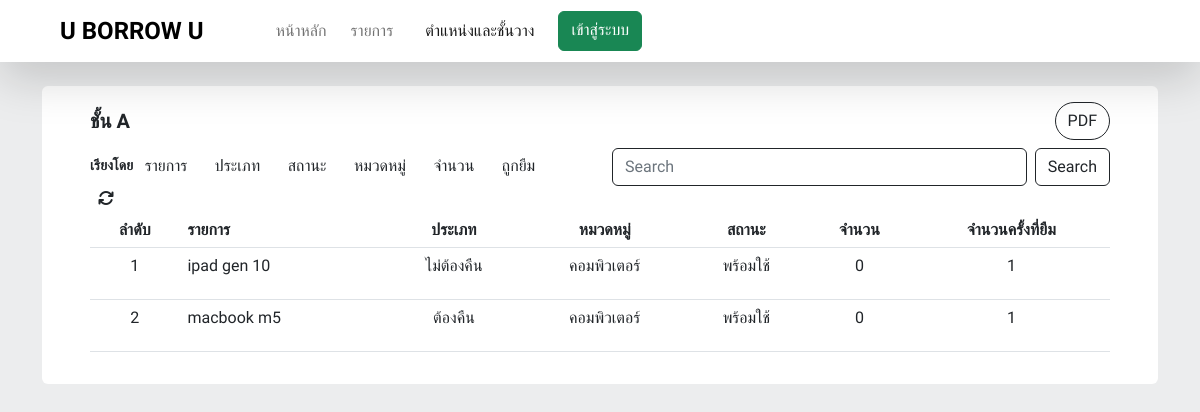
Before: /user_position (signed in) with the older database file.
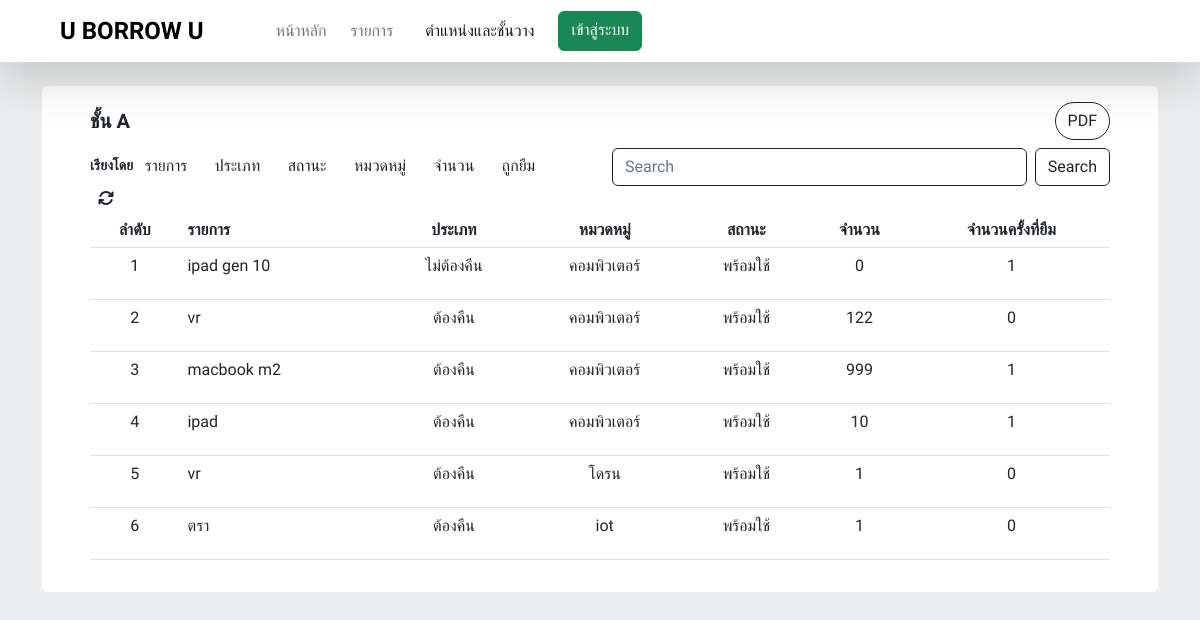
After: the same page with the newer database file.
### myappstaff/models.py (models this page shows, shortened)
class SettingPosition(models.Model):
    nameposition = models.CharField(max_length=100, default="", blank=True)

class Add_Parcel(models.Model):
    name = models.CharField(max_length=200, default="", blank=True)
    nametype = models.CharField(max_length=200, choices = NAMETYPE, default="วัสดุ")
    nameposition = models.ForeignKey(SettingPosition, on_delete=models.CASCADE, default="", blank=True,  related_name="position_parcel")
    category = models.ForeignKey(CategoryType, on_delete=models.CASCADE, default="", blank=True,  related_name="category_parcel")
    status = models.ForeignKey(CategoryStatus, on_delete=models.CASCADE, default="", blank=True,  related_name="status_parcel")
    statustype = models.CharField(max_length=200, choices = STATUSTYPE, default="ไม่ต้องคืน")
    quantitytype = models.CharField(max_length=200, choices = QUANTITYTYPE, default="ต้องการระบุจำนวน")
    quantity = models.IntegerField(default= 1 )
    description = models.TextField(default="", blank=True)
    image = models.ImageField(upload_to='Parcel')
    date = models.DateTimeField(auto_now_add=True)
    borrow_count = models.PositiveIntegerField(default=0)

class CategoryType(models.Model):
    name_CategoryType = models.CharField(max_length=100, default="", blank=True)
    def __str__(self):
        return self.name_CategoryType

class CategoryStatus(models.Model):
    name_CategoryStatus = models.CharField(max_length=100, default="", blank=True)
    def __str__(self):
        return self.name_CategoryStatus

class Add_Durable(models.Model):
    name = models.CharField(max_length=200, default="", blank=True)
    nameposition = models.ForeignKey(SettingPosition, on_delete=models.CASCADE, default="", blank=True,  related_name="position_durable")
    nametype = models.CharField(max_length=200, choices = NAMETYPE, default="ครุภัณฑ์")
    category = models.ForeignKey(CategoryType, on_delete=models.CASCADE, default="", blank=True ,related_name="category_durable")
    status = models.ForeignKey(CategoryStatus, on_delete=models.CASCADE, default="", blank=True , related_name="status_durable")
    statustype = models.CharField(max_length=200, choices = STATUSTYPE, default="ต้องคืน")
    quantitytype = models.CharField(max_length=200, choices = QUANTITYTYPE, default="ต้องการระบุจำนวน")
    quantity = models.IntegerField(default=1 )
    numdate = models.PositiveIntegerField(default= 1 )
    description = models.TextField(default="", blank=True)
    image = models.ImageField(upload_to='Durable')
    date = models.DateTimeField(auto_now_add=True)
    borrow_count = models.PositiveIntegerField(default=0)

### myapp/views.py (the view)
# urls.py: path('user_position', views.user_position, name="user_position"),
def user_position(req):
    AllCartParcel_sum = CartParcel.objects.filter(user = req.user).aggregate(Sum('quantity'))
    AllCartDurabl_sum = CartDurable.objects.filter(user = req.user).aggregate(Sum('quantity'))
    TotalParcel = AllCartParcel_sum.get('quantity__sum') or 0
    TotalDurable = AllCartDurabl_sum.get('quantity__sum') or 0
    Total = TotalParcel + TotalDurable
    AllDurable = Add_Durable.objects.all()
    AllParcel = Add_Parcel.objects.all()
    AllPosition =  SettingPosition.objects.all()
    if 'sort' in req.GET:
        last_sort = req.GET.get('sort', 'default')
        if req.GET['sort'] == 'name':
            AllParcel = AllParcel.order_by('name')
            AllDurable = AllDurable.order_by('name')
        elif req.GET['sort'] == 'category':
            AllParcel = AllParcel.order_by('category')
            AllDurable = AllDurable.order_by('category')
        elif req.GET['sort'] == 'statustype':
            AllParcel = AllParcel.order_by('statustype')
            AllDurable = AllDurable.order_by('statustype')
        elif req.GET['sort'] == 'status':
            AllParcel = AllParcel.order_by('status')
            AllDurable = AllDurable.order_by('status')
        elif req.GET['sort'] == 'quantity':
            AllParcel = AllParcel.order_by('-quantity')
            AllDurable = AllDurable.order_by('-quantity')
        elif req.GET['sort'] == 'borrow_count':
            AllParcel = AllParcel.order_by('-borrow_count')
            AllDurable = AllDurable.order_by('-borrow_count')
        elif req.GET['sort'] == 'default':
            AllDurable = Add_Durable.objects.all()
            AllParcel = Add_Parcel.objects.all()
        else:
            last_sort = 'default'
            AllDurable = Add_Durable.objects.all()
            AllParcel = Add_Parcel.objects.all()
    else:
        last_sort = 'default'
        AllDurable = Add_Durable.objects.all()
        AllParcel = Add_Parcel.objects.all()
    search_query = ""
    if 'query' in req.GET:
        search_query = req.GET['query']
        AllParcel = AllParcel.filter(name__icontains=search_query)
        AllDurable = AllDurable.filter(name__icontains=search_query)
    items_position = {}
    for position in AllPosition:
        items_position[position] = []
    for AllParcel in AllParcel:
        items_position[AllParcel.nameposition].append(AllParcel)
    for AllDurable in AllDurable:
        items_position[AllDurable.nameposition].append(AllDurable)
    context ={
        'navbar' : 'user_position',
        "items_position": items_position,
        "AllPosition" : AllPosition,
        "Total" : Total,
        "search_query" : search_query,
        "last_sort" : last_sort,
    }
    return render(req, 'pages/user_position.html', context)

### myapp/template/pages/user_position.html
{% extends 'home.html' %}
{% block main %}
{% for position, items in items_position.items %}
<div class="container">
    <div class="bg-white rounded-2 mb-4 px-5 py-3">
        <div class="row no-gutters">
            <div class="col-md-12">
                <div class="product-details mr-2">
                    <div class="d-flex flex-row align-items-center justify-content-between">
                        <span class="ml-2 fw-bold fs-5">{{ position.nameposition }}</span>
                        <a href="{% url 'pdf_print_position' %}" class="btn btn-outline-dark rounded-pill">PDF</a>
                    </div>
                    <div class="d-flex row rounded-2 small fw-bold justify-content-between mt-2">
                        <div class="d-flex col-sm-12 col-md-12 col-lg-6">
                            <div class="align-items-center">
                                <span>เรียงโดย</span>
                                <a href="?sort=name" class="px-2 me-2 btn {% if last_sort == 'name' %}btn-dark{% else %}btn-outline-dark{% endif %} border-0 rounded-pill">รายการ</a>
                                <a href="?sort=statustype" class="px-2 me-2 btn {% if last_sort == 'statustype' %}btn-dark{% else %}btn-outline-dark{% endif %} border-0 rounded-pill">ประเภท</a>
                                <a href="?sort=status" class="px-2 me-2 btn {% if last_sort == 'status' %}btn-dark{% else %}btn-outline-dark{% endif %} border-0 rounded-pill">สถานะ</a>
                                <a href="?sort=category" class="px-2 me-2 btn {% if last_sort == 'category' %}btn-dark{% else %}btn-outline-dark{% endif %} border-0 rounded-pill">หมวดหมู่</a>
                                <a href="?sort=quantity" class="px-2 me-2 btn {% if last_sort == 'quantity' %}btn-dark{% else %}btn-outline-dark{% endif %} border-0 rounded-pill">จำนวน</a>
                                <a href="?sort=borrow_count" class="px-2 me-2 btn {% if last_sort == 'borrow_count' %}btn-dark{% else %}btn-outline-dark{% endif %} border-0 rounded-pill">ถูกยืม</a>
                                <a href="?sort=default" class="px-2 me-2 btn border-0 rounded-pill"><i class="fa fa-refresh" aria-hidden="true"></i></a>
                            </div>
                        </div>
                    <div class="col-sm-12 col-md-12 col-lg-6">
                        <form class="d-flex" role="search" action="">
                            <input class="form-control me-2 border-dark" type="search" placeholder="Search" aria-label="Search" name="query" id="query" value="{{search_query}}">
                            <button class="btn btn-outline-dark" type="submit">Search</button>
                        </form>
                    </div>
                </div>
                    <table class="table">
                        <thead>
                            <tr class="fw-bold">
                                <th class="text-center" scope="col">ลำดับ</th>
                                <th scope="col">รายการ</th>
                                <th class="text-center" scope="col">ประเภท</th>
                                <th class="text-center" scope="col">หมวดหมู่</th>
                                <th class="text-center" scope="col">สถานะ</th>
                                <th class="text-center" scope="col">จำนวน</th>
                                <th class="text-center" scope="col">จำนวนครั้งที่ยืม</th>
                            </tr>
                        </thead>
                        <tbody id="xTable">
                            {% for items in items %}
                            <tr class="qrow text-center card-body">
                                <td class="text-center">{{forloop.counter}}</td>
                                <td>
                                    <p class="text-start">{{ items.name }}</p>
                                </td>
                                <td>
                                    <p class="text-center">{{ items.statustype }}</p>
                                </td>
                                <td>
                                    <p class="text-center">{{ items.category }}</p>
                                </td>
                                <td>
                                    <p class="text-center">{{ items.status }}</p>
                                </td>
                                <td>
                                    <p class="text-center">{{ items.quantity }}</p>
                                </td>
                                <td>
                                    <p class="text-center">{{ items.borrow_count }}</p>
                                </td>
                            </tr>
                            {% endfor %}
                        </tbody>
                    </table>
                </div>
            </div>
        </div>
    </div>
</div>
{% endfor %}
{% endblock %}

Changed rows visible on the page:
added Add_Parcel: name "vr", statustype "ต้องคืน", category "คอมพิวเตอร์", status "พร้อมใช้", quantity "122", borrow_count "0"
changed Add_Durable: name "macbook m5" → "macbook m2"; quantity "0" → "999"
added Add_Durable: name "ipad", statustype "ต้องคืน", category "คอมพิวเตอร์", status "พร้อมใช้", quantity "10", borrow_count "1"
added Add_Durable: name "vr", statustype "ต้องคืน", category "โดรน", status "พร้อมใช้", quantity "1", borrow_count "0"
added Add_Durable: name "ตรา", statustype "ต้องคืน", category "iot", status "พร้อมใช้", quantity "1", borrow_count "0"
